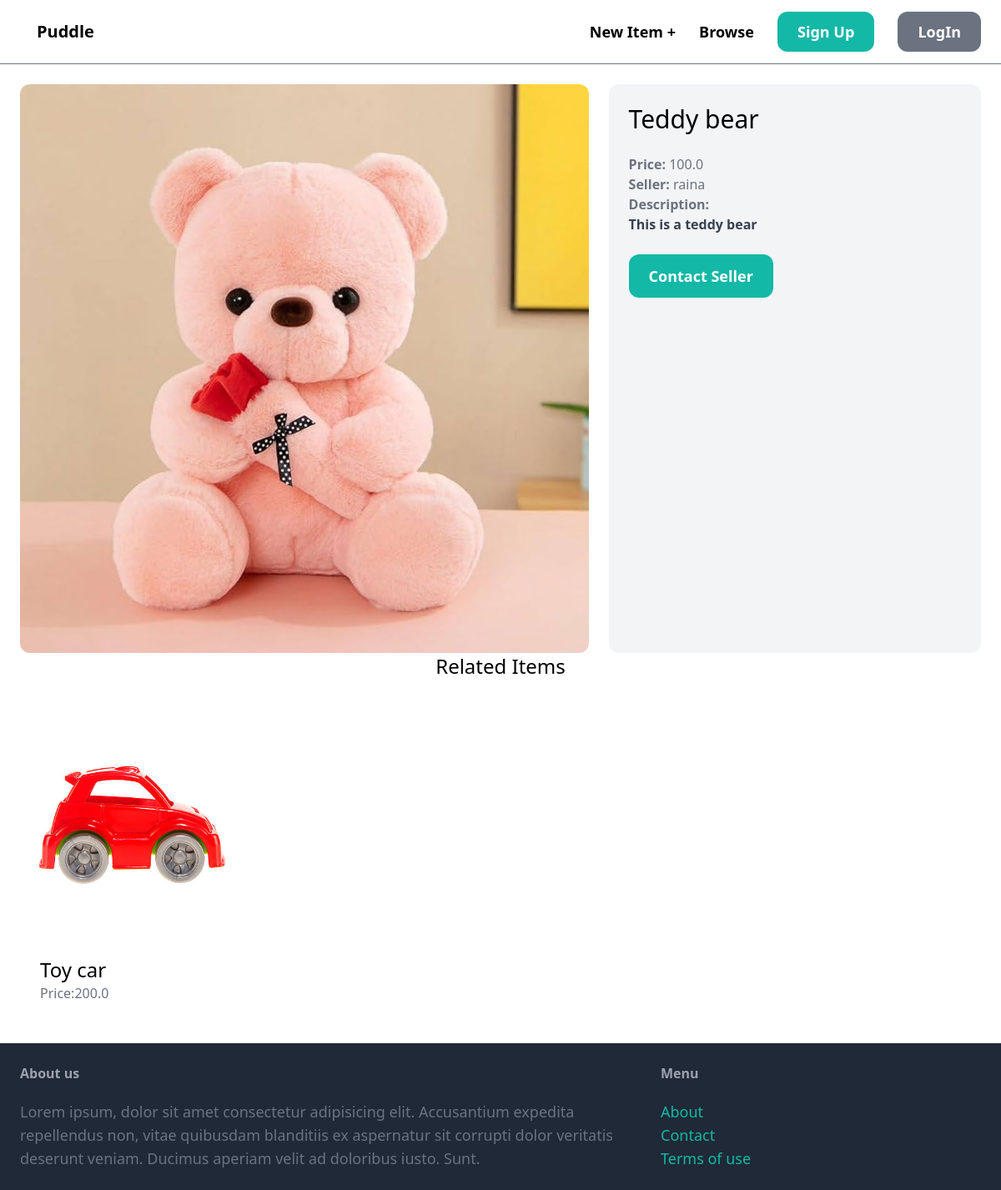
Page /items/1/ on the committed database.
### item/models.py (models this page shows, shortened)
class Item(models.Model):
    category = models.ForeignKey(Category, related_name = 'items', on_delete = models.CASCADE)
    name = models.CharField(max_length = 255)
    description = models.TextField(blank = True, null = True)
    price = models.FloatField()
    image = models.ImageField(upload_to = 'item_images', blank = True, null = True)
    is_sold = models.BooleanField(default = False)
    created_by = models.ForeignKey(User, related_name ='items', on_delete= models.CASCADE)
    created_at = models.DateTimeField(auto_now_add=True)

### item/views.py (the view)
# urls.py: path('<int:pk>/', views.detail, name = "detail"),
def detail(request, pk):
    item = get_object_or_404(Item, pk = pk)
    related_items = Item.objects.filter(category = item.category, is_sold = False).exclude(pk=pk)[0:3]
    return render(request, 'item/detail.html', {
        'item': item,
        'related_items':related_items
    })

### item/templates/item/detail.html (shortened to what this page needs)
{% extends 'core/base.html' %}
{% block content %}
<div class = "grid grid-cols-5 gap-6">
    <div class = "col-span-3">
        <img src = "{{item.image.url}}" class = "rounded-xl">
    </div>
    <div class = "col-span-2 p-6 bg-gray-100 rounded-xl">
        <h1 class = "mb-6 text-3xl">{{item.name}}</h1>
        <p class = "text-gray-500 font-[700]">Price:<span class = "text-gray-500 font-[500]"> {{item.price}}</span></p>
        <p class = "text-gray-500 font-[700]">Seller:<span class = "text-gray-500 font-[500]"> {{item.created_by.username}}</span></p>
        {% if item.description %}
            <p class = "text-gray-500 font-[700]">Description:</p>
            <p class = "text-gray-700 font-[600]">{{ item.description }}</p>
        {% endif %}
        {% if request.user == item.created_by %}
            <div class = "mt-6 p-6 bg-white rounded-xl">
                <p>This is your item!</p>
                <a href = "{% url 'item:edit' item.id%}" class = "inline-block mt-6 px-6 py-3 text-lg font-semibold bg-teal-500 text-white rounded-xl hover:bg-teal-700">Edit</a>
                <a href = "{% url 'item:delete' item.id%}" class = "inline-block mt-6 px-6 py-3 text-lg font-semibold bg-red-500 text-white rounded-xl hover:bg-red-700">Delete</a>
            </div>
        {% else %}
            <a href = "#" class = "inline-block mt-6 px-6 py-3 text-lg font-semibold bg-teal-500 text-white rounded-xl hover:bg-teal-700">Contact Seller</a>
        {% endif %}
    </div>
</div>
{% for item in related_items %}
<h2 class = "mb-12 text-2xl text-center">Related Items</h2>
<div class = "grid grid-cols-3 gap-3">
        <div>
            <a href = "{% url 'item:detail' item.id%}">
                <div>
                    <img src = "{{item.image.url}}" class = "rounded-t-xl">
                </div>
                <div class = "p-6 bg-white rounded-b-xl">
                    <h2 class = "text-2xl text-black">{{item.name}}</h2>
                    <p class = "text-gray-500">Price:{{item.price}}</p>
                </div>
            </a>
        </div>
</div>
</div>
{% endfor %}
{% endblock %}

### rows in the picture
Item: image (picture), name "Teddy bear", price "100.0", created_by.username "raina", description "This is a teddy bear"
Item: image (picture), name "Toy car", price "200.0"
